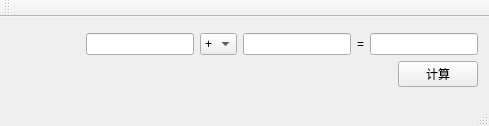
<?xml version="1.0" encoding="UTF-8"?>
<ui version="4.0">
 <class>MainWindow</class>
 <widget class="QMainWindow" name="MainWindow">
  <property name="geometry">
   <rect>
    <x>0</x>
    <y>0</y>
    <width>489</width>
    <height>126</height>
   </rect>
  </property>
  <property name="windowTitle">
   <string>MainWindow</string>
  </property>
  <widget class="QWidget" name="centralWidget">
   <layout class="QVBoxLayout" name="verticalLayout_2">
    <item>
     <layout class="QVBoxLayout" name="verticalLayout">
      <item>
       <layout class="QHBoxLayout" name="horizontalLayout">
        <item>
         <spacer name="horizontalSpacer_2">
          <property name="orientation">
           <enum>Qt::Horizontal</enum>
          </property>
          <property name="sizeHint" stdset="0">
           <size>
            <width>40</width>
            <height>20</height>
           </size>
          </property>
         </spacer>
        </item>
        <item>
         <widget class="QLineEdit" name="FirstLineEdit"/>
        </item>
        <item>
         <widget class="QComboBox" name="comboBox">
          <item>
           <property name="text">
            <string>+</string>
           </property>
          </item>
          <item>
           <property name="text">
            <string>-</string>
           </property>
          </item>
          <item>
           <property name="text">
            <string>*</string>
           </property>
          </item>
          <item>
           <property name="text">
            <string>/</string>
           </property>
          </item>
         </widget>
        </item>
        <item>
         <widget class="QLineEdit" name="SecondLineEdit"/>
        </item>
        <item>
         <widget class="QLabel" name="equal">
          <property name="text">
           <string>=</string>
          </property>
         </widget>
        </item>
        <item>
         <widget class="QLineEdit" name="ThirdLineEdit"/>
        </item>
       </layout>
      </item>
      <item>
       <layout class="QHBoxLayout" name="horizontalLayout_2">
        <item>
         <spacer name="horizontalSpacer">
          <property name="orientation">
           <enum>Qt::Horizontal</enum>
          </property>
          <property name="sizeHint" stdset="0">
           <size>
            <width>318</width>
            <height>20</height>
           </size>
          </property>
         </spacer>
        </item>
        <item>
         <widget class="QPushButton" name="cal">
          <property name="text">
           <string>计算</string>
          </property>
         </widget>
        </item>
       </layout>
      </item>
     </layout>
    </item>
   </layout>
  </widget>
  <widget class="QMenuBar" name="menuBar">
   <property name="geometry">
    <rect>
     <x>0</x>
     <y>0</y>
     <width>489</width>
     <height>21</height>
    </rect>
   </property>
  </widget>
  <widget class="QToolBar" name="mainToolBar">
   <attribute name="toolBarArea">
    <enum>TopToolBarArea</enum>
   </attribute>
   <attribute name="toolBarBreak">
    <bool>false</bool>
   </attribute>
  </widget>
  <widget class="QStatusBar" name="statusBar"/>
 </widget>
 <layoutdefault spacing="6" margin="11"/>
 <resources/>
 <connections/>
</ui>
